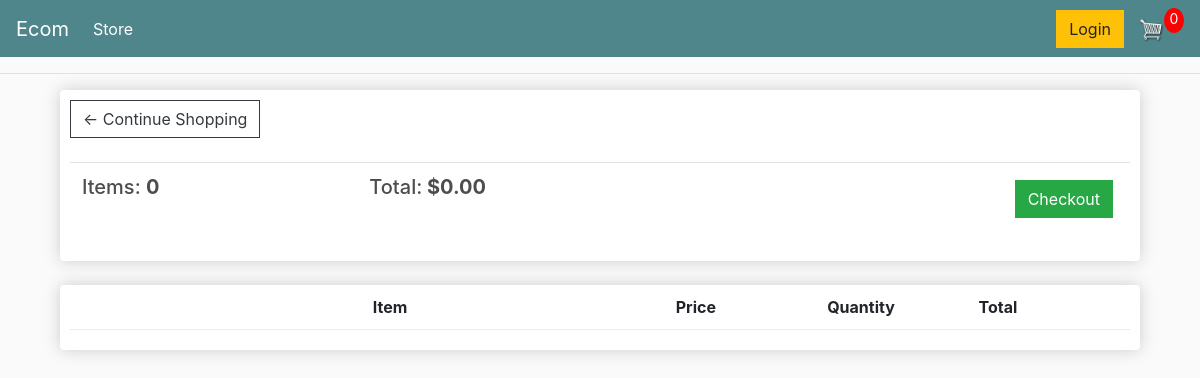
The page /cart/ (signed in) on the database as committed earlier.
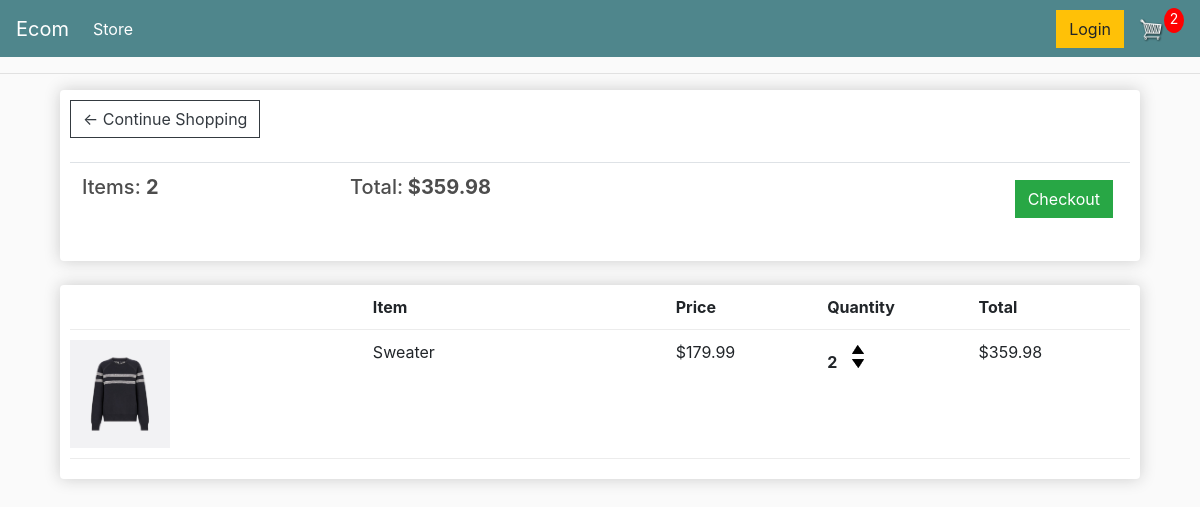
The same page on the database as committed later.
### store/models.py (models this page shows, shortened)
class Order(models.Model):
    customer = models.ForeignKey(Customer, on_delete=models.SET_NULL, blank=True, null=True)
    date_ordered = models.DateTimeField(auto_now_add=True)
    complete = models.BooleanField(default=False, null = True, blank = False) #if its complete then the order has been made
    transaction_id = models.CharField(max_length=200, null=True)
    @property
    def get_cart_total(self):
        orderitems = self.orderitem_set.all()
        total = sum([item.get_total for item in orderitems])
        return total
    def get_cart_items(self):
        orderitems = self.orderitem_set.all()
        total = sum([item.quantity for item in orderitems])
        return total

class OrderItem(models.Model):
    product = models.ForeignKey(Product, on_delete=models.SET_NULL, blank=True, null = True)
    order = models.ForeignKey(Order, on_delete=models.SET_NULL, blank= True, null= True)
    quantity = models.IntegerField(default=0, null=True, blank= True)
    date_added = models.DateTimeField(auto_now_add=True)
    @property
    def get_total(self):
        total = self.product.price * self.quantity
        return total

class Product(models.Model):
    name = models.CharField(max_length=200, null= True)
    price = models.FloatField()
    digital = models.BooleanField(default=False, null=True, blank = False) #if its digital it can not be shipped
    image = models.ImageField(null=True, blank=True)
    @property
    def imageURL(self):
        try:
            url = self.image.url
        except:
            url=''
        return url

### store/views.py (the view)
# urls.py: path('cart/', views.cart, name= "cart"),
def cart(request):
    if request.user.is_authenticated:
        customer = request.user.customer
        order, created = Order.objects.get_or_create(customer=customer, complete= False) #tries to query the customer to attach the order, if does not exist it created it and attaches order
        items = order.orderitem_set.all()      #asigna los items de la orden a items
        cartItems = order.get_cart_items
    else:
        items = []
        order = {'get_cart_total': 0, 'get_cart_items': 0, 'shipping':False} #shows 0 for cart total and cart items when user is not logged in
        cartItems = order['get_cart_items']
    context = {'items': items, 'order': order, 'cartItems': cartItems }
    return render(request, 'store/cart.html', context)

### store/templates/store/cart.html
{% extends 'store/main.html' %}
{% load static %}
{% block content %}
<div>
    <div class="col-lg-12">
        <div class="box-element">
	<a  class="btn btn-outline-dark" href="{% url 'store' %}">&#x2190; Continue Shopping</a>
	<br>
	<br>
	<table class="table">
		<tr>
			<th><h5>Items: <strong>{{order.get_cart_items}}</strong></h5></th>
			<th><h5>Total:<strong> ${{order.get_cart_total|floatformat:2}}</strong></h5></th>
			<th>
				<a  style="float:right; margin:5px;" class="btn btn-success" href="{% url 'checkout' %}">Checkout</a>
			</th>
		</tr>
	</table>
</div>
        <br>
        <div class="box-element">
			<div class="cart-row">
				<div style="flex:2"></div>
				<div style="flex:2"><strong>Item</strong></div>
				<div style="flex:1"><strong>Price</strong></div>
				<div style="flex:1"><strong>Quantity</strong></div>
				<div style="flex:1"><strong>Total</strong></div>
			</div>
			{% for item in items%}
			<div class="cart-row">
				<div style="flex:2"><img class="row-image" src="{{item.product.imageURL}}" ></div>
				<div style="flex:2"> <p>{{item.product.name}} </p></div>
				<div style="flex:1"><p> ${{item.product.price|floatformat:2}}</p></div>
				<div style="flex:1">
					<p class="quantity">{{item.quantity}}</p>
					<div class="quantity">
						<img data-product={{item.product.id}} data-action="add" class="chg-quantity update-cart" src="{% static 'images/arrow-up.png' %}" >
						<img data-product={{item.product.id}} data-action="remove" class="chg-quantity update-cart" src="{% static 'images/arrow-down.png' %}">
					</div>
				</div>
				<div style="flex:1"><p>${{item.get_total}}</p></div>
			</div>
			{% endfor %}
        </div>
    </div>
</div>
{% endblock content %}

### store/templates/store/main.html (shortened to what this page needs)
<!DOCTYPE html>
{% load static %}
<html lang="en">
<head>
    <link rel="stylesheet" href="https://stackpath.bootstrapcdn.com/bootstrap/4.4.1/css/bootstrap.min.css">
    <link rel="stylesheet" type="text/css" href="{% static 'css/main.css' %}">
</head>
<body>
    <nav class="navbar navbar-expand-lg navbar-dark bg-dark">
      <a class="navbar-brand" href="{% url 'store' %}">Ecom</a>
      <div class="collapse navbar-collapse" id="navbarSupportedContent">
        <ul class="navbar-nav mr-auto">
          <li class="nav-item active">
            <a class="nav-link" href="{% url 'store' %}">Store <span class="sr-only">(current)</span></a>
          </li>
        </ul>
        <div class="form-inline my-2 my-lg-0">
           <a href="#"class="btn btn-warning">Login</a>
           <a href="{% url 'cart' %}">
            <img  id="cart-icon" src="{% static 'images/cart.png' %}">
          </a>
          <p id="cart-total">{{cartItems}}</p>
        </div>
      </div>
    </nav>
   <hr>
   <div class="container" >
        {% block content%}
        {% endblock content%}
   </div>
</body>
</html>

### static/css/main.css (style rules this page uses)
body { background-color: hsl(0, 0%, 98%); }
h1,h2,h3,h4,h5,h6 { color:hsl(0, 0%, 30%); }
.box-element { box-shadow:hsl(0, 0%, 80%) 0 0 16px; background-color: #fff; border-radius: 4px; padding: 10px; }
.bg-dark { background-color: #4f868c!important; }
#cart-icon { width:25px; display: inline-block; margin-left: 15px; }
#cart-total { display: block; text-align: center; color:#fff; background-color: red; width: 20px; height: 25px; border-radius: 50%; font-size: 14px; }
.col-lg-4, .col-lg-6, .col-lg-8, .col-lg-12 { margin-top: 10px; }
.btn { border-radius: 0; }
.row-image { width: 100px; }
.cart-row { display: flex; align-items: flex-stretch; padding-bottom: 10px; margin-bottom: 10px; border-bottom: 1px solid #ececec; }
.quantity { display: inline-block; font-weight: 700; padding-right:10px; }
.chg-quantity { width: 12px; cursor: pointer; display: block; margin-top: 5px; transition:.1s; }

Rows that differ between the two databases and show on the page:
no longer on this page (row edited): Order: id "0", get_cart_items "0", get_cart_total "0.00"
added Order: id.quantity "2", get_cart_items "2", get_cart_total "359.98"
added OrderItem: product.imageURL (picture), product.name "Sweater", product.price "179.99", quantity "2", get_total "359.98"
